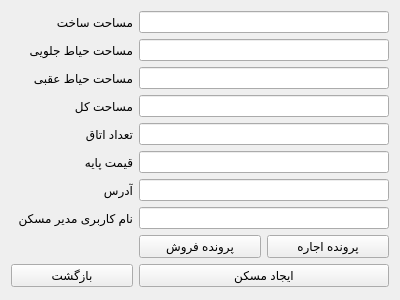
<?xml version="1.0" encoding="UTF-8"?>
<ui version="4.0">
 <class>vila_shomal_page</class>
 <widget class="QWidget" name="vila_shomal_page">
  <property name="geometry">
   <rect>
    <x>0</x>
    <y>0</y>
    <width>400</width>
    <height>300</height>
   </rect>
  </property>
  <property name="windowTitle">
   <string>Form</string>
  </property>
  <layout class="QGridLayout" name="gridLayout">
   <item row="7" column="0">
    <widget class="QLabel" name="label_8">
     <property name="text">
      <string>نام کاربری مدیر مسکن</string>
     </property>
    </widget>
   </item>
   <item row="0" column="0">
    <widget class="QLabel" name="label_1">
     <property name="text">
      <string>مساحت ساخت</string>
     </property>
    </widget>
   </item>
   <item row="1" column="0">
    <widget class="QLabel" name="label_2">
     <property name="text">
      <string>مساحت حیاط جلویی</string>
     </property>
    </widget>
   </item>
   <item row="6" column="0">
    <widget class="QLabel" name="label_7">
     <property name="text">
      <string>آدرس</string>
     </property>
    </widget>
   </item>
   <item row="2" column="0">
    <widget class="QLabel" name="label_3">
     <property name="text">
      <string>مساحت حیاط عقبی</string>
     </property>
    </widget>
   </item>
   <item row="9" column="0">
    <widget class="QPushButton" name="pushButton_2">
     <property name="text">
      <string>بازگشت</string>
     </property>
    </widget>
   </item>
   <item row="5" column="0">
    <widget class="QLabel" name="label_6">
     <property name="text">
      <string>قیمت پایه </string>
     </property>
    </widget>
   </item>
   <item row="8" column="1">
    <widget class="QPushButton" name="pushButton_4">
     <property name="text">
      <string>پرونده فروش</string>
     </property>
    </widget>
   </item>
   <item row="4" column="0">
    <widget class="QLabel" name="label_5">
     <property name="text">
      <string>تعداد اتاق</string>
     </property>
    </widget>
   </item>
   <item row="3" column="0">
    <widget class="QLabel" name="label_4">
     <property name="text">
      <string>مساحت کل</string>
     </property>
    </widget>
   </item>
   <item row="8" column="2">
    <widget class="QPushButton" name="pushButton_3">
     <property name="text">
      <string>پرونده اجاره</string>
     </property>
    </widget>
   </item>
   <item row="7" column="1" colspan="2">
    <widget class="QLineEdit" name="lineEdit_8"/>
   </item>
   <item row="6" column="1" colspan="2">
    <widget class="QLineEdit" name="lineEdit_7"/>
   </item>
   <item row="5" column="1" colspan="2">
    <widget class="QLineEdit" name="lineEdit_6"/>
   </item>
   <item row="4" column="1" colspan="2">
    <widget class="QLineEdit" name="lineEdit_5"/>
   </item>
   <item row="3" column="1" colspan="2">
    <widget class="QLineEdit" name="lineEdit_4"/>
   </item>
   <item row="2" column="1" colspan="2">
    <widget class="QLineEdit" name="lineEdit_3"/>
   </item>
   <item row="1" column="1" colspan="2">
    <widget class="QLineEdit" name="lineEdit_2"/>
   </item>
   <item row="0" column="1" colspan="2">
    <widget class="QLineEdit" name="lineEdit_1"/>
   </item>
   <item row="9" column="1" colspan="2">
    <widget class="QPushButton" name="pushButton_1">
     <property name="text">
      <string>ایجاد مسکن</string>
     </property>
    </widget>
   </item>
  </layout>
 </widget>
 <resources/>
 <connections/>
</ui>
